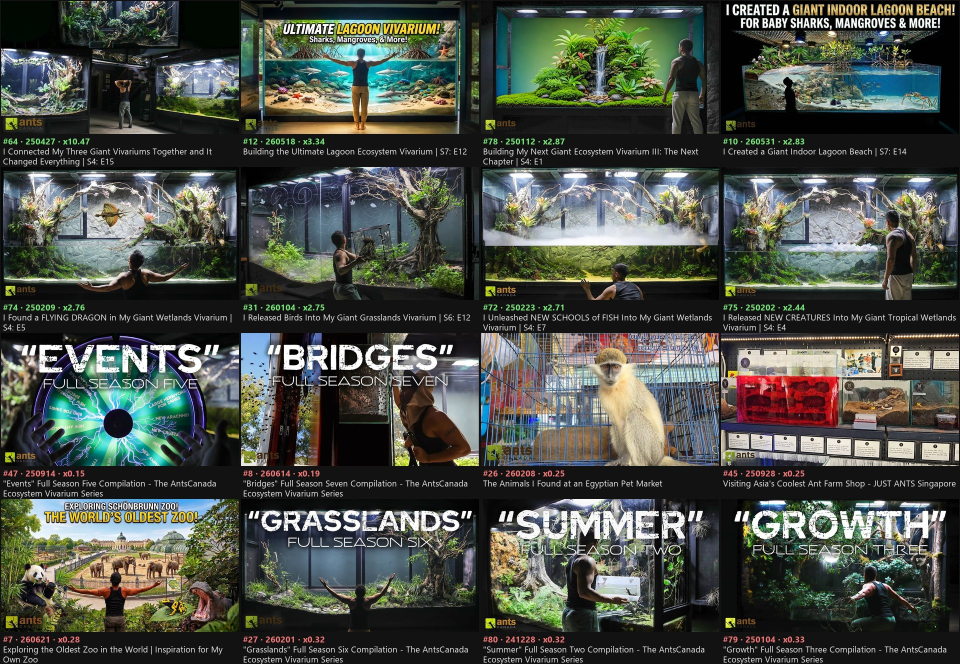
#> input picture base/refs/_youtube/hojas/AntsCanada.jpg, 1920 x 1328 px, given in place of code_1061.png, which was not available (shown at 1/2 size)
$ python ajustar_hdr_pantalla.py ../../../base/refs/_youtube/hojas
#> lines starting #> are read from the running program, lines starting #| are printed output that depends on the picture; long printed decimals are rounded
import numpy as np, sys
from PIL import Image
S=sys.argv[1]
def L(p): return np.asarray(Image.open(p).convert('RGB')).astype(np.float32)
codes=[];targets=[];caps=[]
for id in ['1061','1066','1071','1057']:
    code=L(f'{S}/code_{id}.png'); cp=L(f'{S}/c_proxy_{id}.png'); cr=L(f'{S}/c_raw_{id}.png')
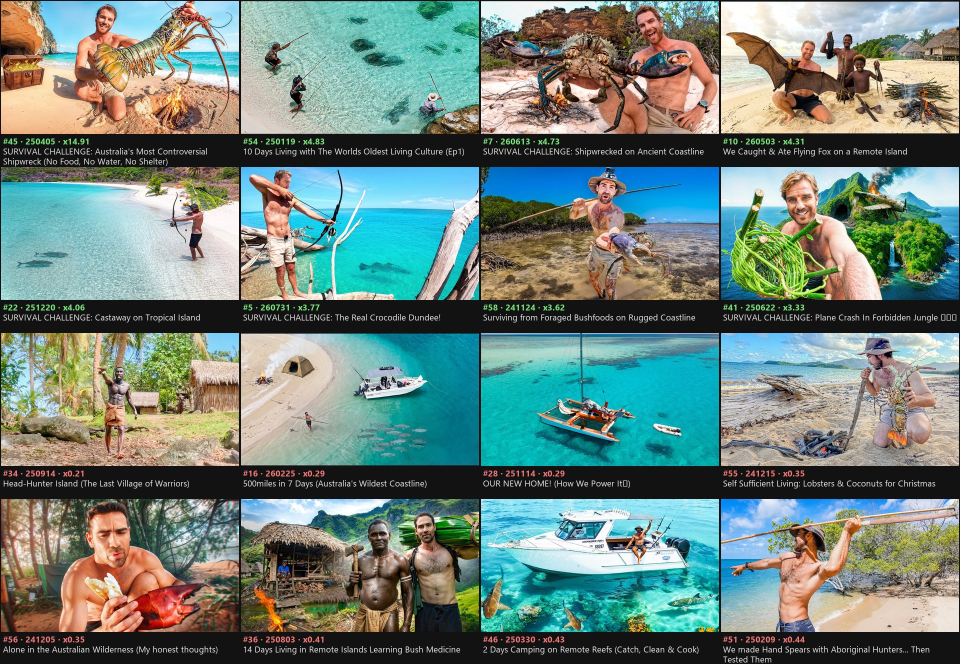
#> input picture base/refs/_youtube/hojas/BacktoBasics.jpg, 1920 x 1328 px, given in place of c_proxy_1061.png, which was not available (shown at 1/2 size)
    # geometría: probar anchos/desplazamientos
    best=None
    g=cp.mean(-1)
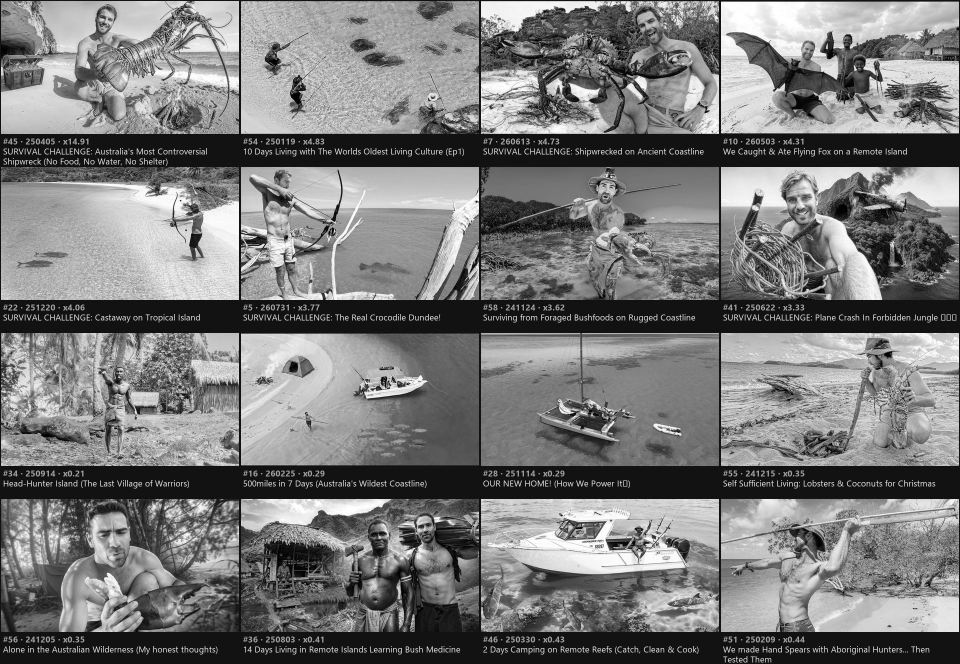
#> g: shape (1328, 1920) float32 (shown at 1/2 size); min 0, max 255, mean 122.1
    for w in range(980,989,2):
        h=round(w*16/9)
        im=np.asarray(Image.fromarray(code.astype(np.uint8)).resize((w,h),Image.BILINEAR)).astype(np.float32).mean(-1)
        for dx in range(-4,5,1):
            for dy in range(-122,-109,1):
                ys=slice(150,850); xs=slice(100,880)
                a=g[ys,xs];
                yy0=150-dy; xx0=100-dx
                if yy0<0 or xx0<0: continue
                b=im[yy0:yy0+700, xx0:xx0+780]
                if b.shape!=a.shape: continue
                e=np.abs(np.argsort(np.argsort(a.ravel()))-np.argsort(np.argsort(b.ravel()))).mean() if False else np.mean(np.abs((a-a.mean())/a.std()-(b-b.mean())/b.std()))
                if best is None or e<best[0]: best=(e,w,dx,dy)
#> this loop made 5 passes
#> pass 1, `im=np.asarray(Image.fromarray(code.astype(np.uint8)).resize((w,h),Imag..`:
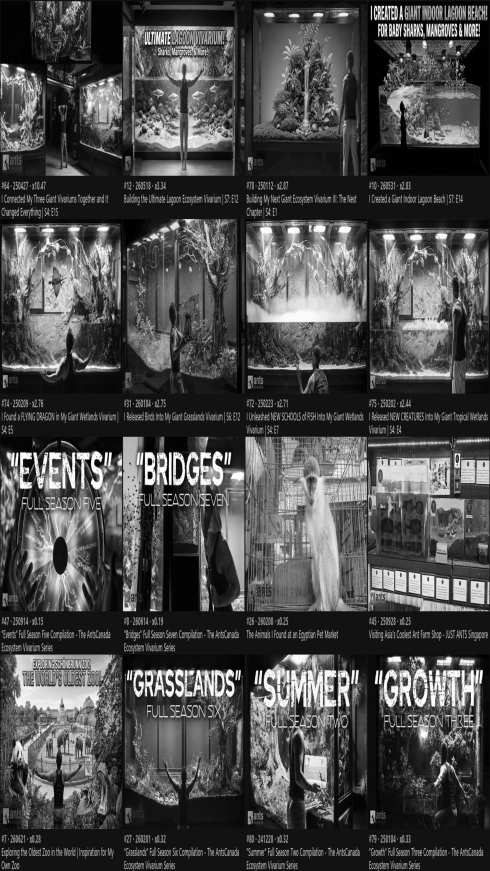
#> im: shape (1742, 980) float32 (shown at 1/2 size); min 0, max 255, mean 75.5
#> pass 3, `im=np.asarray(Image.fromarray(code.astype(np.uint8)).resize((w,h),Imag..`:
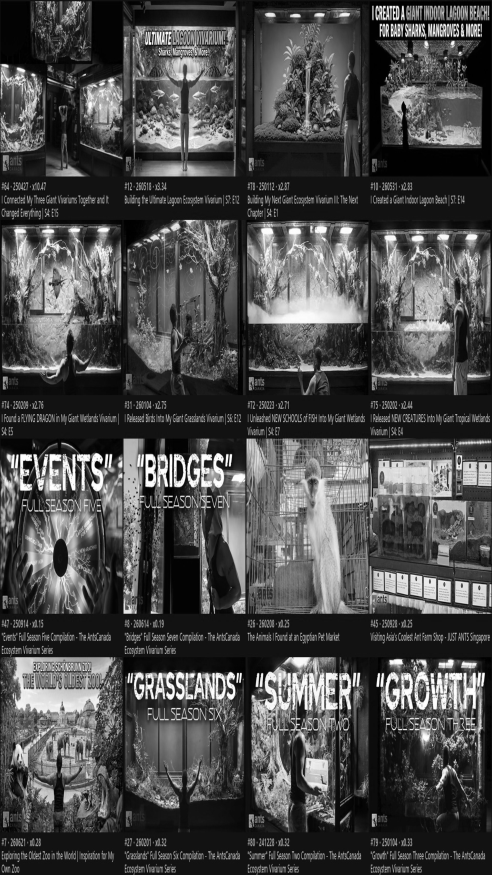
#> im: shape (1749, 984) float32 (shown at 1/2 size); min 0, max 255, mean 75.5
#> after the loop, best = (1.09, 980, 1, -112)
    e,w,dx,dy=best; print(id,'geom',best)
#> after `e, w, dx, dy = best`: e = 1.09; w = 980; dx = 1; dy = -112
#| 1061 geom (1.089, 980, 1, -112)
    h=round(w*16/9)
#> h = 1742
    im=np.asarray(Image.fromarray(code.astype(np.uint8)).resize((w,h),Image.BILINEAR)).astype(np.float32)
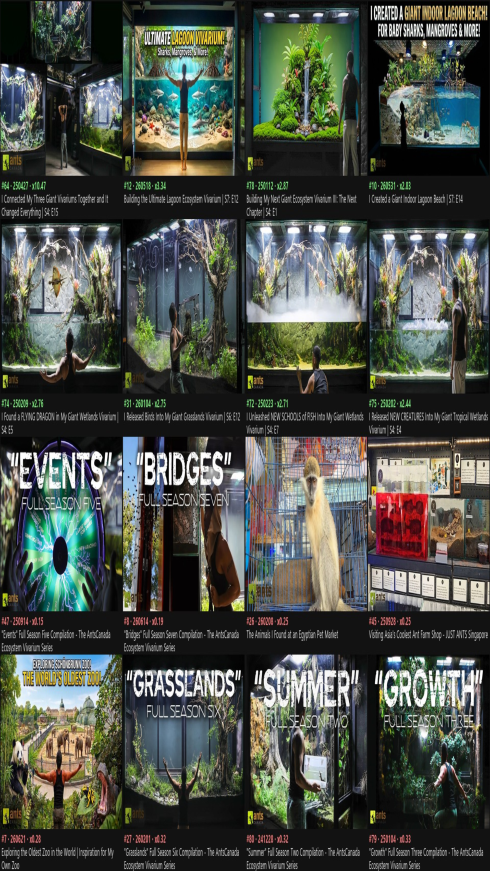
#> im: shape (1742, 980, 3) float32 (shown at 1/2 size); mean R, G, B 74.6, 79.4, 71.9
    H,W=cp.shape[:2]
#> H = 1328; W = 1920
    ys=[y for y in range(20,min(H,1580)) if not (880<=y<=1180)]
#> ys = 1007 values from 20 to 1327
    ys=np.array([y for y in ys if 0<=y-dy<h]); xs=np.arange(20,min(W,w+dx)-20)
#> after `xs = np.arange(20, min(W, w + dx) - 20)`: xs = 941 values from 20 to 960
    A=im[np.ix_(ys-dy,xs-dx)]; P=cp[np.ix_(ys,xs)]; R=cr[np.ix_(ys,xs)]
#> after `A = im[np.ix_(ys - dy, xs - dx)]`:
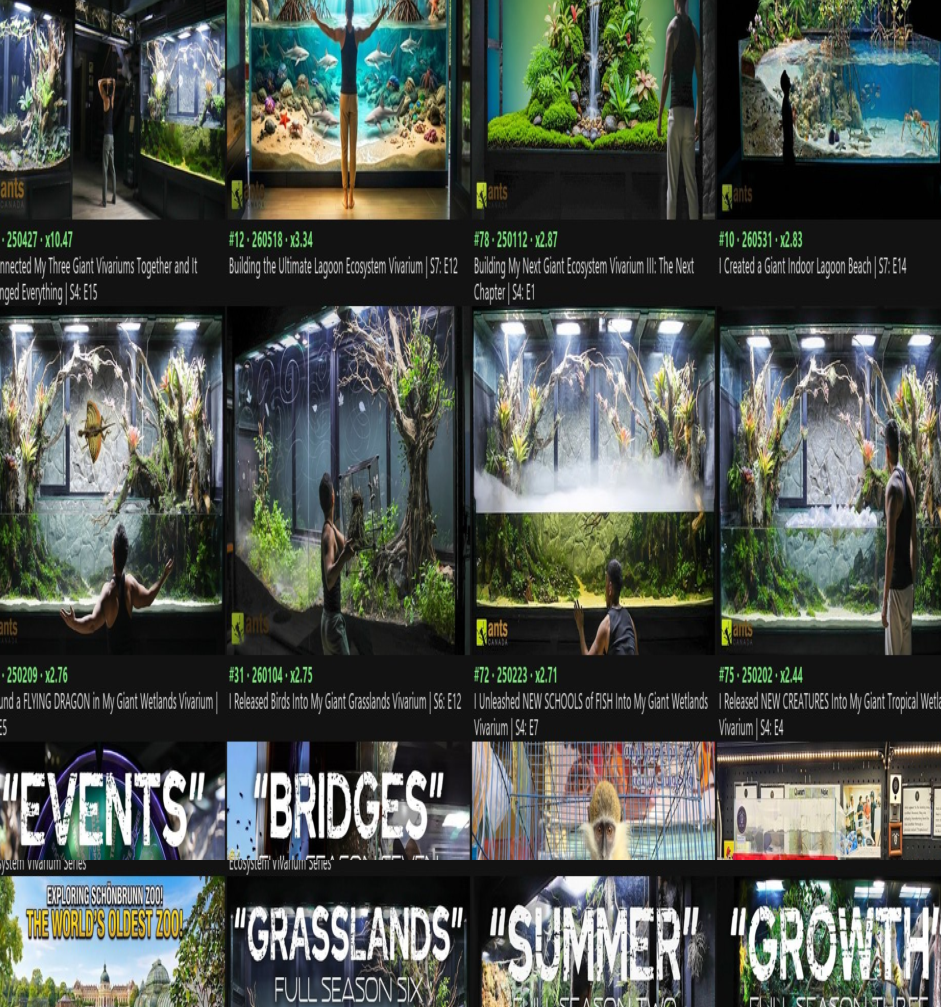
#> A: shape (1007, 941, 3) float32; mean R, G, B 80.1, 86.6, 80.1
#> after `P = cp[np.ix_(ys, xs)]`:
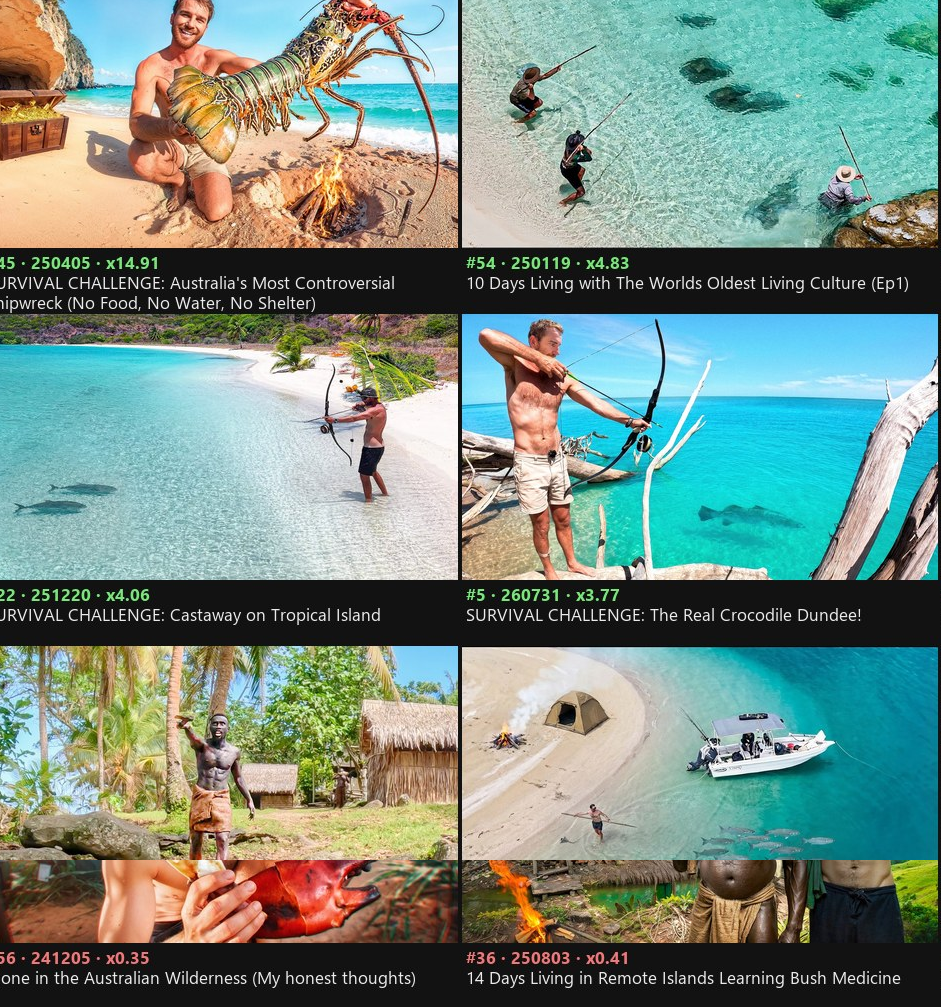
#> P: shape (1007, 941, 3) float32; mean R, G, B 118.6, 140.4, 129.9
    # suaviza para tolerar movimiento: bloques 8x8
    def blk(X,k=8):
#> called with k = 8
        n0=(X.shape[0]//k)*k;n1=(X.shape[1]//k)*k
#> after `n0 = X.shape[0] // k * k`: n0 = 1000
#> after `n1 = X.shape[1] // k * k`: n1 = 936
        return X[:n0,:n1].reshape(n0//k,k,n1//k,k,3).mean((1,3)).reshape(-1,3)
    codes.append(blk(A));caps.append(blk(P));targets.append(blk(R))
#> (the run stopped early here; a loop or call above may not have finished)
